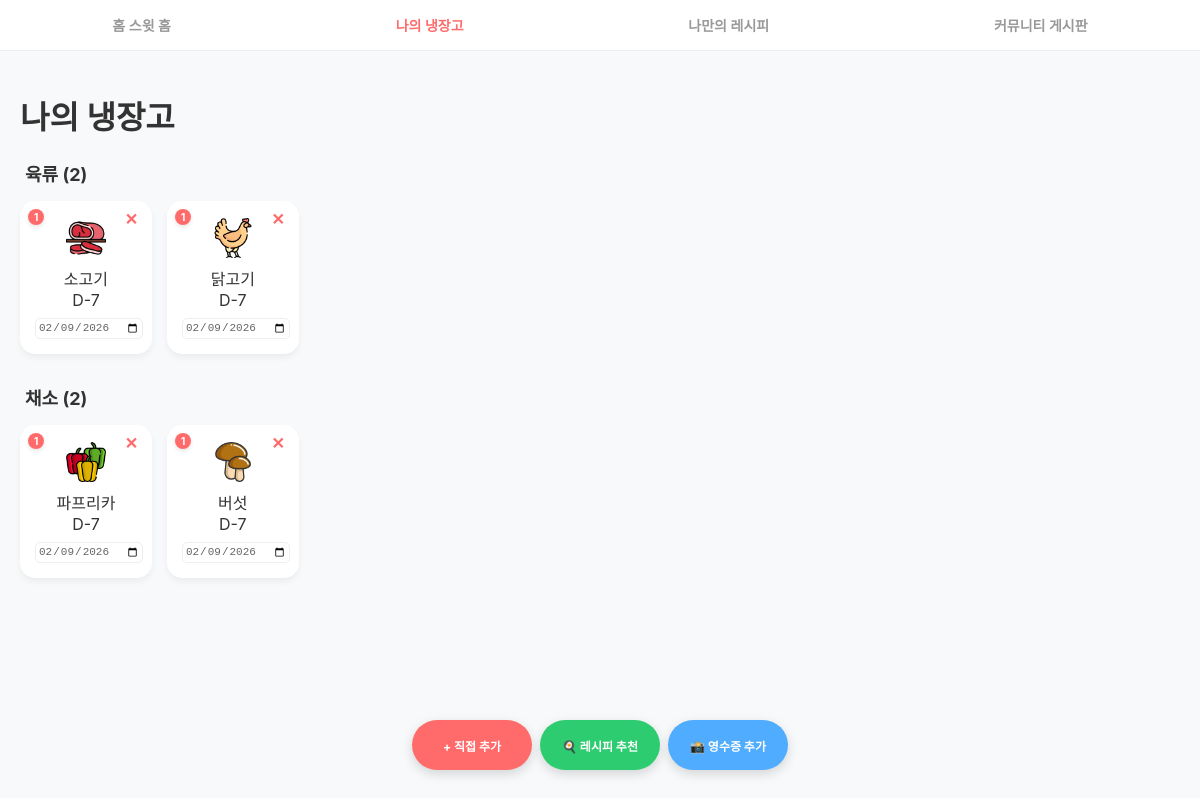
The app's page /fridge/ (signed in) with its own data.
### my_django/models.py (models this page shows, shortened)
class MasterIngredient(models.Model): #마스터 냉장고(재료 등록 데이터 겸 필터 역할)
    name = models.CharField(max_length=50, unique=True)
    category = models.CharField(max_length=20, choices=[
        ('채소', '채소'), ('양념', '양념'), ('해산물', '해산물'),
        ('육류', '육류'), ('가공식품', '가공식품'), ('조미료', '조미료'), ('과일', '과일')
    ])

class Ingredient(models.Model): #사용자 냉장고
    user = models.ForeignKey(User, on_delete=models.CASCADE, related_name='my_ingredients')
    master_ingredient = models.ForeignKey(MasterIngredient, on_delete=models.CASCADE)
    quantity = models.PositiveIntegerField(default=1)
    expiry_date = models.DateField(null=True, blank=True)
    added_at = models.DateTimeField(auto_now_add=True)
    def get_d_day(self):
        if self.expiry_date:
            today = date.today()
            diff = (self.expiry_date - today).days
            if diff == 0: return "D-Day"
            elif diff > 0: return f"D-{diff}"
            else: return "만료"
        return "기한미설정"
    def is_expiring_today(self):
        if self.expiry_date:
            today = date.today()
            diff = (self.expiry_date - today).days
            return diff <= 0
        return False

### my_django/views.py (the view)
@login_required
def fridge_main(request):
    ingredients = Ingredient.objects.filter(user=request.user).order_by('master_ingredient__category', '-added_at')
    return render(request, 'my_django/fridge_main.html', {'ingredients': ingredients})

### templates/my_django/fridge_main.html (shortened to what this page needs)
{% load static %}
<!DOCTYPE html>
<html lang="ko">
<head>
    <link rel="stylesheet" href="{% static 'css/my_django.css' %}">
</head>
<body>
    <nav class="nav-bar">
        <a href="/">홈 스윗 홈</a>
        <a href="{% url 'my_django:fridge_main' %}" class="active">나의 냉장고</a>
        <a href="{% url 'my_recipe:recipe_list' %}">나만의 레시피</a>
        <a href="{% url 'community:post_list' %}">커뮤니티 게시판</a>
    </nav>
    <div class="container">
        <div class="header" style="margin-top: 20px;">
            <h1>나의 냉장고</h1>
        </div>
        {% if not ingredients %}
            <div style="text-align: center; padding: 100px 0;">
                <p style="color: #999; margin-bottom: 20px;">냉장고가 비어있어요!</p>
                <a href="{% url 'my_recipe:recipe_list' %}" style="color: #ff6b6b; text-decoration: none; border: 1px solid #ff6b6b; padding: 10px 20px; border-radius: 20px;">레시피 보러가기</a>
            </div>
        {% else %}
            {% regroup ingredients by master_ingredient.category as category_list %}
            {% for category in category_list %}
                <div class="category-section">
                    <h2 class="category-title">{{ category.grouper }} <span>({{ category.list|length }})</span></h2>
                    <div class="grid">
                        {% for item in category.list %}
                        <div class="card">
                            <div class="quantity-badge">{{ item.quantity }}</div>
                            <form action="{% url 'my_django:delete_ingredient' item.pk %}" method="post" onsubmit="return confirm('삭제하시겠습니까?');">
                                {% csrf_token %}<button type="submit" class="delete-btn">✕</button>
                            </form>
                            <div class="image-box" style="margin-bottom: 5px; height: 45px; display: flex; align-items: center; justify-content: center;">
                                <img src="{% static 'images/' %}{{ item.master_ingredient.name }}.png"
                                     alt="{{ item.master_ingredient.name }}"
                                     style="width: 40px; height: 40px; object-fit: contain;"
                                     onerror="this.onerror=null; this.src='{% static 'images/default.png' %}';">
                            </div>
                            <span class="name">{{ item.master_ingredient.name }}</span>
                            <div class="d-day {% if item.is_expiring_today %}expired-text{% endif %}">
                                {{ item.get_d_day }}
                            </div>
                            <form action="{% url 'my_django:update_expiry' item.pk %}" method="post">
                                <input type="date" name="expiry_date" class="date-input"
                                       value="{{ item.expiry_date|date:'Y-m-d' }}" onchange="this.form.submit()">
                            </form>
                        </div>
                        {% endfor %}
                    </div>
                </div>
            {% endfor %}
        {% endif %}
        <div style="height: 120px;"></div>
        <div class="floating-menu">
            <a href="{% url 'my_django:ingredient_select' %}" class="floating-btn btn-add">+ 직접 추가</a>
            <a href="{% url 'my_django:recommend_recipe' %}" class="floating-btn btn-recommend" id="recommend-btn" onclick="handleRecipeRecommend()">🍳 레시피 추천</a>
            <form action="{% url 'my_django:upload_receipt' %}" method="post" enctype="multipart/form-data" id="receipt-form" style="flex: 1; max-width: 120px;">
                <label for="receipt_file" class="floating-btn btn-receipt" id="receipt-label">📸 영수증 추가</label>
            </form>
        </div>
    </div>
</body>
</html>

### static/css/my_django.css (style rules this page uses)
body { margin: 0; padding: 0; font-family: 'Pretendard', -apple-system, sans-serif; background-color: #f8f9fa; color: #333; }
.container { max-width: 1200px; margin: 0 auto; padding: 20px; }
.nav-bar { display: flex; justify-content: space-around; align-items: center; background: #ffffff; padding: 15px 0; border-bottom: 1px solid #eee; position: sticky; top: 0; z-index: 100; }
.nav-bar a { text-decoration: none; color: #999; font-size: 14px; font-weight: 600; transition: 0.2s; }
.nav-bar a.active { color: #ff6b6b; }
.category-section { margin-bottom: 30px; }
.category-title { font-size: 18px; margin-bottom: 15px; padding-left: 5px; font-weight: bold; }
.grid { display: grid; grid-template-columns: repeat(auto-fill, minmax(120px, 1fr)); gap: 15px; }
.card { background: white; border-radius: 15px; padding: 15px; position: relative; text-align: center; box-shadow: 0 4px 6px rgba(0,0,0,0.05); transition: transform 0.2s; }
.delete-btn { position: absolute; top: 8px; right: 8px; border: none; background: none; color: #ddd; cursor: pointer; font-size: 16px; }
.floating-menu { position: fixed; bottom: 30px; left: 50%; transform: translateX(-50%); display: flex; gap: 10px; width: 90%; max-width: 450px; z-index: 1000; }
.floating-btn { flex: 1; height: 55px; display: flex; align-items: center; justify-content: center; border-radius: 28px; color: white; text-decoration: none; font-weight: bold; font-size: 16px; box-shadow: 0 8px 15px rgba(0,0,0,0.1); }
.btn-add { background-color: #ff6b6b; }
.date-input { width: 100%; border: 1px solid #eee; border-radius: 5px; font-size: 11px; margin-top: 8px; color: #666; padding: 2px; }

### templates/my_django/fridge_main.html (style rules this page uses)
.floating-menu { display: flex; gap: 8px; justify-content: center; padding: 0 10px; box-sizing: border-box; position: fixed; bottom: 30px; width: 100%; z-index: 1000; }
.floating-btn { flex: 1; max-width: 120px; height: 50px; border-radius: 25px; text-align: center; font-size: 12px; font-weight: bold; cursor: pointer; border: none; display: flex; align-items: center; justify-content: center; box-shadow: 0 4px 12px rgba(0,0,0,0.15); text-decoration: none; }
.btn-add { background-color: #ff6b6b; color: white; }
.btn-recommend { background-color: #2ecc71 !important; color: white; }
.btn-receipt { background-color: #4facfe !important; color: white; }
.delete-btn { position: absolute; top: 8px; right: 8px; border: none; background: none; color: #ff6b6b; cursor: pointer; font-size: 16px; font-weight: bold; }
.quantity-badge { position: absolute; top: 8px; left: 8px; background-color: #ff6b6b; color: white; font-size: 10px; font-weight: bold; padding: 2px 6px; border-radius: 10px; z-index: 2; box-shadow: 0 2px 4px rgba(0,0,0,0.1); }
.card { position: relative; }

### records on screen
MasterIngredient: grouper "육류"
Ingredient: quantity "1", shows a picture, master_ingredient.name "소고기", get_d_day "D-7", expiry_date "02/09/2026"
Ingredient: quantity "1", shows a picture, master_ingredient.name "닭고기", get_d_day "D-7", expiry_date "02/09/2026"
MasterIngredient: grouper "채소"
Ingredient: quantity "1", master_ingredient.name (picture), master_ingredient.name "파프리카", get_d_day "D-7", expiry_date "02/09/2026"
Ingredient: quantity "1", shows a picture, master_ingredient.name "버섯", get_d_day "D-7", expiry_date "02/09/2026"

### other values on screen
{{ category.list|length }} "2" "2"
